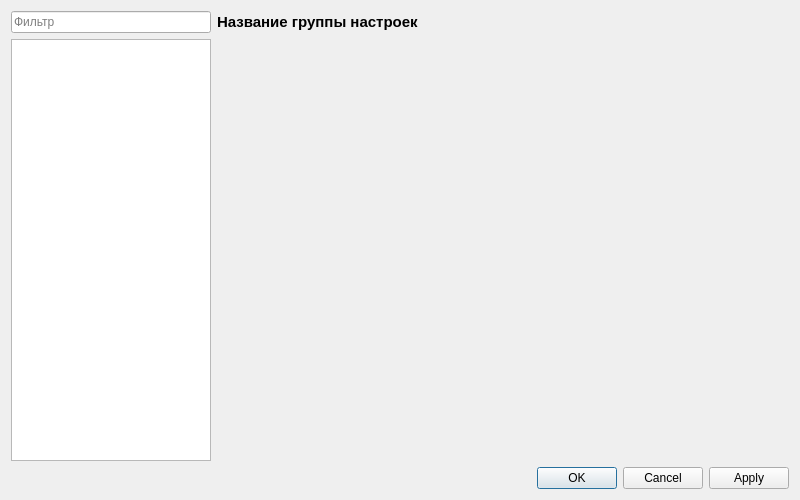
<?xml version="1.0" encoding="UTF-8"?>
<ui version="4.0">
 <class>SettingsDialog</class>
 <widget class="QDialog" name="SettingsDialog">
  <property name="geometry">
   <rect>
    <x>0</x>
    <y>0</y>
    <width>800</width>
    <height>500</height>
   </rect>
  </property>
  <property name="minimumSize">
   <size>
    <width>800</width>
    <height>500</height>
   </size>
  </property>
  <property name="maximumSize">
   <size>
    <width>800</width>
    <height>500</height>
   </size>
  </property>
  <property name="windowTitle">
   <string>Настройки</string>
  </property>
  <property name="windowIcon">
   <iconset theme="QIcon::ThemeIcon::DocumentProperties"/>
  </property>
  <layout class="QVBoxLayout" name="verticalLayout">
   <item>
    <layout class="QGridLayout" name="mainLayout">
     <item row="0" column="0">
      <widget class="QLineEdit" name="filter">
       <property name="maximumSize">
        <size>
         <width>200</width>
         <height>16777215</height>
        </size>
       </property>
       <property name="placeholderText">
        <string>Фильтр</string>
       </property>
      </widget>
     </item>
     <item row="0" column="1">
      <widget class="QLabel" name="currentSettingsNameLabel">
       <property name="font">
        <font>
         <pointsize>11</pointsize>
         <bold>true</bold>
        </font>
       </property>
       <property name="text">
        <string>Название группы настроек</string>
       </property>
      </widget>
     </item>
     <item row="1" column="0">
      <widget class="QListWidget" name="itemList">
       <property name="maximumSize">
        <size>
         <width>200</width>
         <height>16777215</height>
        </size>
       </property>
       <property name="iconSize">
        <size>
         <width>24</width>
         <height>24</height>
        </size>
       </property>
      </widget>
     </item>
     <item row="1" column="1">
      <widget class="QStackedWidget" name="widgetsStack"/>
     </item>
    </layout>
   </item>
   <item>
    <widget class="QDialogButtonBox" name="buttonBox">
     <property name="orientation">
      <enum>Qt::Orientation::Horizontal</enum>
     </property>
     <property name="standardButtons">
      <set>QDialogButtonBox::StandardButton::Apply|QDialogButtonBox::StandardButton::Cancel|QDialogButtonBox::StandardButton::Ok</set>
     </property>
    </widget>
   </item>
  </layout>
 </widget>
 <resources/>
 <connections>
  <connection>
   <sender>buttonBox</sender>
   <signal>accepted()</signal>
   <receiver>SettingsDialog</receiver>
   <slot>accept()</slot>
   <hints>
    <hint type="sourcelabel">
     <x>248</x>
     <y>254</y>
    </hint>
    <hint type="destinationlabel">
     <x>157</x>
     <y>274</y>
    </hint>
   </hints>
  </connection>
  <connection>
   <sender>buttonBox</sender>
   <signal>rejected()</signal>
   <receiver>SettingsDialog</receiver>
   <slot>reject()</slot>
   <hints>
    <hint type="sourcelabel">
     <x>316</x>
     <y>260</y>
    </hint>
    <hint type="destinationlabel">
     <x>286</x>
     <y>274</y>
    </hint>
   </hints>
  </connection>
 </connections>
</ui>
